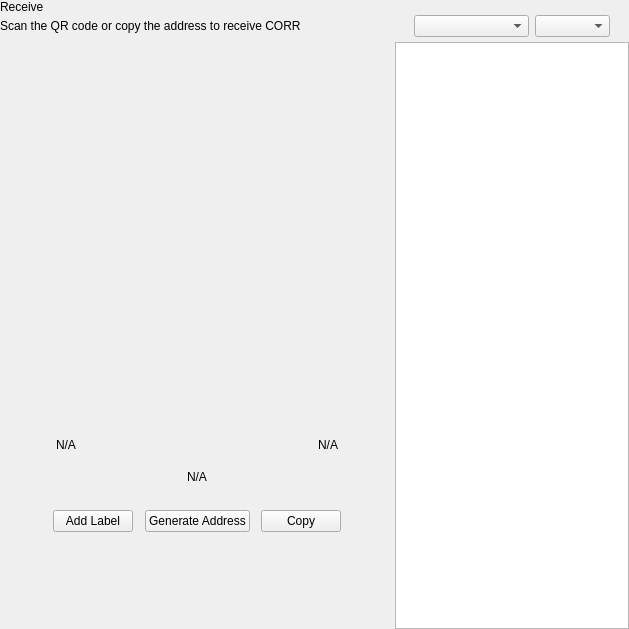
<?xml version="1.0" encoding="UTF-8"?>
<ui version="4.0">
 <class>ReceiveWidget</class>
 <widget class="QWidget" name="ReceiveWidget">
  <property name="geometry">
   <rect>
    <x>0</x>
    <y>0</y>
    <width>629</width>
    <height>629</height>
   </rect>
  </property>
  <property name="minimumSize">
   <size>
    <width>0</width>
    <height>0</height>
   </size>
  </property>
  <property name="windowTitle">
   <string>Form</string>
  </property>
  <layout class="QHBoxLayout" name="horizontalLayout_2" stretch="2,1">
   <property name="spacing">
    <number>0</number>
   </property>
   <property name="leftMargin">
    <number>0</number>
   </property>
   <property name="topMargin">
    <number>0</number>
   </property>
   <property name="rightMargin">
    <number>0</number>
   </property>
   <property name="bottomMargin">
    <number>0</number>
   </property>
   <item>
    <widget class="QWidget" name="left" native="true">
     <layout class="QVBoxLayout" name="verticalLayout_3">
      <property name="leftMargin">
       <number>0</number>
      </property>
      <property name="topMargin">
       <number>0</number>
      </property>
      <property name="rightMargin">
       <number>0</number>
      </property>
      <property name="bottomMargin">
       <number>0</number>
      </property>
      <item>
       <layout class="QVBoxLayout" name="verticalLayout_2">
        <property name="spacing">
         <number>0</number>
        </property>
        <property name="leftMargin">
         <number>0</number>
        </property>
        <item>
         <layout class="QHBoxLayout" name="horizontalLayout_3">
          <property name="spacing">
           <number>0</number>
          </property>
          <item>
           <layout class="QVBoxLayout" name="verticalLayout_4">
            <property name="spacing">
             <number>5</number>
            </property>
            <item>
             <widget class="QLabel" name="labelTitle">
              <property name="text">
               <string>Receive</string>
              </property>
             </widget>
            </item>
            <item alignment="Qt::AlignTop">
             <widget class="QLabel" name="labelSubtitle1">
              <property name="text">
               <string>Scan the QR code or copy the address to receive CORR</string>
              </property>
             </widget>
            </item>
           </layout>
          </item>
          <item>
           <spacer name="horizontalSpacer">
            <property name="orientation">
             <enum>Qt::Horizontal</enum>
            </property>
            <property name="sizeHint" stdset="0">
             <size>
              <width>40</width>
              <height>20</height>
             </size>
            </property>
           </spacer>
          </item>
         </layout>
        </item>
        <item>
         <spacer name="verticalSpacer_2">
          <property name="orientation">
           <enum>Qt::Vertical</enum>
          </property>
          <property name="sizeType">
           <enum>QSizePolicy::Expanding</enum>
          </property>
          <property name="sizeHint" stdset="0">
           <size>
            <width>20</width>
            <height>50</height>
           </size>
          </property>
         </spacer>
        </item>
        <item alignment="Qt::AlignHCenter">
         <widget class="QWidget" name="layoutQR" native="true">
          <property name="maximumSize">
           <size>
            <width>510</width>
            <height>16777215</height>
           </size>
          </property>
          <layout class="QVBoxLayout" name="verticalLayoutQr">
           <item>
            <spacer name="verticalSpacer11">
             <property name="orientation">
              <enum>Qt::Vertical</enum>
             </property>
             <property name="sizeType">
              <enum>QSizePolicy::Fixed</enum>
             </property>
             <property name="sizeHint" stdset="0">
              <size>
               <width>20</width>
               <height>20</height>
              </size>
             </property>
            </spacer>
           </item>
           <item alignment="Qt::AlignHCenter">
            <widget class="QLabel" name="labelQrImg">
             <property name="minimumSize">
              <size>
               <width>260</width>
               <height>260</height>
              </size>
             </property>
             <property name="maximumSize">
              <size>
               <width>260</width>
               <height>260</height>
              </size>
             </property>
             <property name="text">
              <string/>
             </property>
             <property name="alignment">
              <set>Qt::AlignCenter</set>
             </property>
            </widget>
           </item>
           <item>
            <spacer name="verticalSpacer_21">
             <property name="orientation">
              <enum>Qt::Vertical</enum>
             </property>
             <property name="sizeType">
              <enum>QSizePolicy::Fixed</enum>
             </property>
             <property name="sizeHint" stdset="0">
              <size>
               <width>20</width>
               <height>30</height>
              </size>
             </property>
            </spacer>
           </item>
           <item>
            <widget class="QWidget" name="widget" native="true">
             <property name="minimumSize">
              <size>
               <width>0</width>
               <height>0</height>
              </size>
             </property>
             <layout class="QHBoxLayout" name="horizontalLayout_5">
              <item>
               <widget class="QLabel" name="labelLabel">
                <property name="text">
                 <string notr="true">N/A</string>
                </property>
               </widget>
              </item>
              <item>
               <spacer name="horizontalSpacer_2">
                <property name="orientation">
                 <enum>Qt::Horizontal</enum>
                </property>
                <property name="sizeHint" stdset="0">
                 <size>
                  <width>141</width>
                  <height>20</height>
                 </size>
                </property>
               </spacer>
              </item>
              <item>
               <widget class="QLabel" name="labelDate">
                <property name="text">
                 <string notr="true">N/A</string>
                </property>
                <property name="alignment">
                 <set>Qt::AlignRight|Qt::AlignTrailing|Qt::AlignVCenter</set>
                </property>
               </widget>
              </item>
             </layout>
            </widget>
           </item>
           <item>
            <widget class="QLabel" name="labelAddress">
             <property name="sizePolicy">
              <sizepolicy hsizetype="Expanding" vsizetype="Preferred">
               <horstretch>0</horstretch>
               <verstretch>0</verstretch>
              </sizepolicy>
             </property>
             <property name="minimumSize">
              <size>
               <width>300</width>
               <height>0</height>
              </size>
             </property>
             <property name="text">
              <string notr="true">N/A</string>
             </property>
             <property name="alignment">
              <set>Qt::AlignCenter</set>
             </property>
            </widget>
           </item>
           <item>
            <spacer name="verticalSpacer_4">
             <property name="orientation">
              <enum>Qt::Vertical</enum>
             </property>
             <property name="sizeType">
              <enum>QSizePolicy::Fixed</enum>
             </property>
             <property name="sizeHint" stdset="0">
              <size>
               <width>20</width>
               <height>20</height>
              </size>
             </property>
            </spacer>
           </item>
           <item>
            <layout class="QHBoxLayout" name="horizontalLayout_4">
             <item alignment="Qt::AlignHCenter">
              <widget class="QPushButton" name="pushButtonLabel">
               <property name="focusPolicy">
                <enum>Qt::NoFocus</enum>
               </property>
               <property name="text">
                <string>Add Label</string>
               </property>
              </widget>
             </item>
             <item alignment="Qt::AlignHCenter">
              <widget class="QPushButton" name="pushButtonNewAddress">
               <property name="focusPolicy">
                <enum>Qt::NoFocus</enum>
               </property>
               <property name="text">
                <string>Generate Address</string>
               </property>
              </widget>
             </item>
             <item alignment="Qt::AlignHCenter">
              <widget class="QPushButton" name="pushButtonCopy">
               <property name="focusPolicy">
                <enum>Qt::NoFocus</enum>
               </property>
               <property name="text">
                <string>Copy</string>
               </property>
              </widget>
             </item>
            </layout>
           </item>
           <item>
            <spacer name="verticalSpacer_3">
             <property name="orientation">
              <enum>Qt::Vertical</enum>
             </property>
             <property name="sizeType">
              <enum>QSizePolicy::Expanding</enum>
             </property>
             <property name="sizeHint" stdset="0">
              <size>
               <width>20</width>
               <height>20</height>
              </size>
             </property>
            </spacer>
           </item>
          </layout>
         </widget>
        </item>
        <item>
         <spacer name="verticalSpacer">
          <property name="orientation">
           <enum>Qt::Vertical</enum>
          </property>
          <property name="sizeHint" stdset="0">
           <size>
            <width>20</width>
            <height>40</height>
           </size>
          </property>
         </spacer>
        </item>
       </layout>
      </item>
     </layout>
    </widget>
   </item>
   <item>
    <widget class="QWidget" name="right" native="true">
     <layout class="QVBoxLayout" name="verticalLayout_5">
      <property name="spacing">
       <number>0</number>
      </property>
      <property name="leftMargin">
       <number>1</number>
      </property>
      <property name="topMargin">
       <number>0</number>
      </property>
      <property name="rightMargin">
       <number>0</number>
      </property>
      <property name="bottomMargin">
       <number>0</number>
      </property>
      <item>
       <layout class="QVBoxLayout" name="container_right">
        <property name="spacing">
         <number>0</number>
        </property>
        <property name="leftMargin">
         <number>0</number>
        </property>
        <property name="rightMargin">
         <number>0</number>
        </property>
        <item>
         <layout class="QVBoxLayout" name="verticalLayout">
          <property name="spacing">
           <number>6</number>
          </property>
          <property name="leftMargin">
           <number>19</number>
          </property>
          <property name="rightMargin">
           <number>19</number>
          </property>
          <item>
           <widget class="OptionButton" name="btnRequest" native="true"/>
          </item>
          <item>
           <widget class="OptionButton" name="btnMyAddresses" native="true">
            <property name="sizePolicy">
             <sizepolicy hsizetype="Preferred" vsizetype="Minimum">
              <horstretch>0</horstretch>
              <verstretch>0</verstretch>
             </sizepolicy>
            </property>
           </widget>
          </item>
         </layout>
        </item>
        <item>
         <widget class="QWidget" name="sortWidget" native="true">
          <layout class="QHBoxLayout" name="horizontalLayout_6">
           <property name="leftMargin">
            <number>19</number>
           </property>
           <property name="rightMargin">
            <number>19</number>
           </property>
           <property name="bottomMargin">
            <number>5</number>
           </property>
           <item>
            <spacer name="horizontalSpacer_3">
             <property name="orientation">
              <enum>Qt::Horizontal</enum>
             </property>
             <property name="sizeHint" stdset="0">
              <size>
               <width>40</width>
               <height>20</height>
              </size>
             </property>
            </spacer>
           </item>
           <item>
            <widget class="QComboBox" name="comboBoxSort">
             <property name="sizePolicy">
              <sizepolicy hsizetype="Preferred" vsizetype="Fixed">
               <horstretch>0</horstretch>
               <verstretch>0</verstretch>
              </sizepolicy>
             </property>
             <property name="minimumSize">
              <size>
               <width>115</width>
               <height>0</height>
              </size>
             </property>
            </widget>
           </item>
           <item>
            <widget class="QComboBox" name="comboBoxSortOrder">
             <property name="sizePolicy">
              <sizepolicy hsizetype="Preferred" vsizetype="Fixed">
               <horstretch>0</horstretch>
               <verstretch>0</verstretch>
              </sizepolicy>
             </property>
             <property name="minimumSize">
              <size>
               <width>75</width>
               <height>0</height>
              </size>
             </property>
            </widget>
           </item>
          </layout>
         </widget>
        </item>
        <item>
         <widget class="QListView" name="listViewAddress"/>
        </item>
       </layout>
      </item>
     </layout>
    </widget>
   </item>
  </layout>
 </widget>
 <customwidgets>
  <customwidget>
   <class>OptionButton</class>
   <extends>QWidget</extends>
   <header>qt/cryptcore/optionbutton.h</header>
   <container>1</container>
  </customwidget>
 </customwidgets>
 <resources/>
 <connections/>
</ui>
